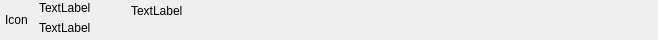
<?xml version="1.0" encoding="UTF-8"?>
<ui version="4.0">
 <class>C_SyvUpUpdatePackageListNodeAppWidget</class>
 <widget class="QWidget" name="C_SyvUpUpdatePackageListNodeAppWidget">
  <property name="geometry">
   <rect>
    <x>0</x>
    <y>0</y>
    <width>658</width>
    <height>40</height>
   </rect>
  </property>
  <property name="sizePolicy">
   <sizepolicy hsizetype="Preferred" vsizetype="Fixed">
    <horstretch>0</horstretch>
    <verstretch>0</verstretch>
   </sizepolicy>
  </property>
  <property name="minimumSize">
   <size>
    <width>0</width>
    <height>40</height>
   </size>
  </property>
  <property name="maximumSize">
   <size>
    <width>16777215</width>
    <height>40</height>
   </size>
  </property>
  <property name="windowTitle">
   <string>Form</string>
  </property>
  <layout class="QHBoxLayout" name="horizontalLayout_2">
   <property name="spacing">
    <number>0</number>
   </property>
   <property name="leftMargin">
    <number>5</number>
   </property>
   <property name="topMargin">
    <number>0</number>
   </property>
   <property name="rightMargin">
    <number>0</number>
   </property>
   <property name="bottomMargin">
    <number>0</number>
   </property>
   <item>
    <widget class="QLabel" name="pc_LabelAppIcon">
     <property name="sizePolicy">
      <sizepolicy hsizetype="Fixed" vsizetype="Fixed">
       <horstretch>0</horstretch>
       <verstretch>0</verstretch>
      </sizepolicy>
     </property>
     <property name="minimumSize">
      <size>
       <width>30</width>
       <height>30</height>
      </size>
     </property>
     <property name="maximumSize">
      <size>
       <width>30</width>
       <height>30</height>
      </size>
     </property>
     <property name="text">
      <string>Icon</string>
     </property>
    </widget>
   </item>
   <item>
    <layout class="QVBoxLayout" name="verticalLayout">
     <property name="leftMargin">
      <number>4</number>
     </property>
     <property name="topMargin">
      <number>1</number>
     </property>
     <item>
      <layout class="QHBoxLayout" name="horizontalLayout" stretch="0,0,0,1">
       <item>
        <widget class="stw_opensyde_gui_elements::C_OgeLabUpdateAppTitle" name="pc_LabelTitle">
         <property name="text">
          <string>TextLabel</string>
         </property>
         <property name="alignment">
          <set>Qt::AlignLeading|Qt::AlignLeft|Qt::AlignTop</set>
         </property>
        </widget>
       </item>
       <item>
        <spacer name="horizontalSpacer">
         <property name="orientation">
          <enum>Qt::Horizontal</enum>
         </property>
         <property name="sizeHint" stdset="0">
          <size>
           <width>40</width>
           <height>20</height>
          </size>
         </property>
        </spacer>
       </item>
       <item>
        <widget class="stw_opensyde_gui_elements::C_OgeLabUpdateAppVersion" name="pc_LabelVersion">
         <property name="text">
          <string>TextLabel</string>
         </property>
         <property name="alignment">
          <set>Qt::AlignLeading|Qt::AlignLeft|Qt::AlignVCenter</set>
         </property>
        </widget>
       </item>
       <item>
        <spacer name="horizontalSpacer_2">
         <property name="orientation">
          <enum>Qt::Horizontal</enum>
         </property>
         <property name="sizeHint" stdset="0">
          <size>
           <width>40</width>
           <height>20</height>
          </size>
         </property>
        </spacer>
       </item>
      </layout>
     </item>
     <item>
      <widget class="stw_opensyde_gui_elements::C_OgeLabUpdateAppPath" name="pc_LabelPath">
       <property name="text">
        <string>TextLabel</string>
       </property>
       <property name="alignment">
        <set>Qt::AlignLeading|Qt::AlignLeft|Qt::AlignTop</set>
       </property>
      </widget>
     </item>
    </layout>
   </item>
  </layout>
 </widget>
 <customwidgets>
  <customwidget>
   <class>stw_opensyde_gui_elements::C_OgeLabUpdateAppPath</class>
   <extends>QLabel</extends>
   <header>C_OgeLabUpdateAppPath.h</header>
  </customwidget>
  <customwidget>
   <class>stw_opensyde_gui_elements::C_OgeLabUpdateAppTitle</class>
   <extends>QLabel</extends>
   <header>C_OgeLabUpdateAppTitle.h</header>
  </customwidget>
  <customwidget>
   <class>stw_opensyde_gui_elements::C_OgeLabUpdateAppVersion</class>
   <extends>QLabel</extends>
   <header>C_OgeLabUpdateAppVersion.h</header>
  </customwidget>
 </customwidgets>
 <resources/>
 <connections/>
</ui>
